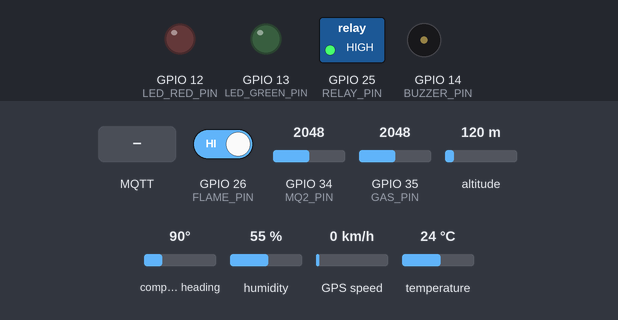
A sketch run on a simulated ESP32. Parts: switched loads named in the sketch (green lamp = pin HIGH), output pins drawn as LEDs (lit = HIGH), buzzer (waves = sounding). The test bench sets the inputs (shaded band); at power-on: GPIO 26 (FLAME_PIN) HIGH, GPIO 34 (MQ2_PIN) = 2048, GPIO 35 (GAS_PIN) = 2048, altitude 120 m, compass heading 90°, humidity 55 %, GPS speed 0 km/h, temperature 24 °C. WiFi joins after 1.5 s; servers stay silent unless stated; uploads are accepted with an empty reply; the GPS gets a fix after 3 s at 37.7749, -122.4194 with 8 satellites; no MQTT or app messages arrive unless stated; what the sketch prints to the serial monitor is not drawn.

Above: at 0.1 s.
At 3.6 s:
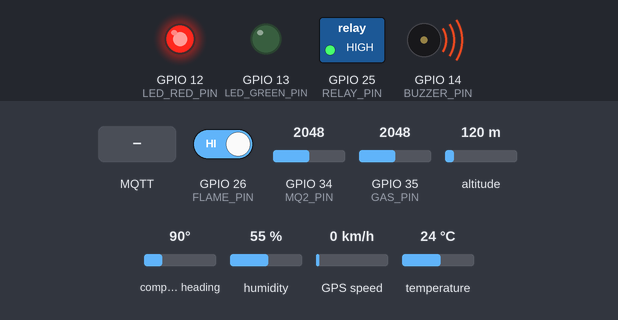
3.7 s: GPIO 26 (FLAME_PIN) driven LOW
At 5.1 s:
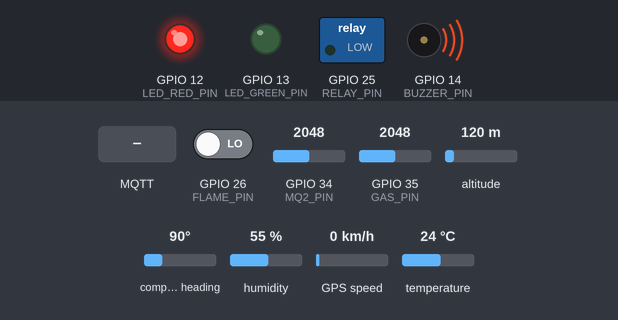
5.9 s: MQTT message "activate_sprinkler" arrives on the first subscribed topic
11.5 s: MQTT message "deactivate_sprinkler" arrives on the first subscribed topic
13.0 s: MQTT message "deactivate_alarm" arrives on the first subscribed topic
Timing chart, 0 to 15.5 s (numbered marks = the images above; inputs shaded):
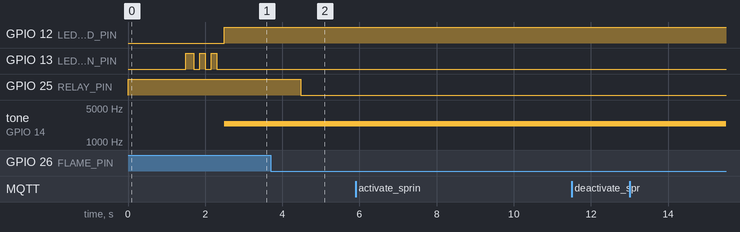

Measured:
- after the input at 3.7 s, GPIO 25 (RELAY_PIN): HIGH → LOW after 0.77 s
- after the input at 5.9 s, every drawn part: stays the same
- after the input at 11.5 s, every drawn part: stays the same
- after the input at 13.0 s, every drawn part: stays the same

The sketch:

sfdaass_device.ino
```cpp
/**
 * SFDAASS — IoT Device Firmware
 * Smart Fire Detection, Alerting & Automated Suppression System
 *
 * Hardware: ESP32 (Arduino framework)
 * Sensors:  MQ-2 (Smoke), DHT11 (Temp/Humidity), Flame sensor, Gas sensor
 * GPS:      NEO-6M via SoftwareSerial
 * Actuator: Relay → Water Pump/Sprinkler
 *
 * Communicates with backend via:
 *   1. HTTPS POST to /api/sensor/reading
 *   2. MQTT publish to sfdaass/devices/{DEVICE_CODE}/telemetry
 *   3. MQTT subscribe to sfdaass/devices/{DEVICE_CODE}/command
 */

#include <Arduino.h>
#include <WiFi.h>
#include <HTTPClient.h>
#include <WiFiClientSecure.h>
#include <PubSubClient.h>
#include <ArduinoJson.h>
#include <DHT.h>
#include <TinyGPS++.h>
#include <HardwareSerial.h>

// ── CONFIG (Change these) ────────────────────────────────────────
const char* WIFI_SSID      = "YOUR_WIFI_SSID";
const char* WIFI_PASSWORD  = "YOUR_WIFI_PASSWORD";
const char* DEVICE_CODE    = "DEV-001";
const char* DEVICE_API_KEY = "YOUR_DEVICE_API_KEY_FROM_REGISTRATION";
const char* SERVER_URL     = "http://your-server.com/api/sensor/reading";
const char* MQTT_BROKER    = "your-server.com";
const int   MQTT_PORT      = 1883;
const char* MQTT_USER      = "sfdaass_devices";
const char* MQTT_PASS      = "mqtt_device_password";

// ── PIN ASSIGNMENTS ──────────────────────────────────────────────
#define MQ2_PIN         34    // Smoke sensor (analog)
#define GAS_PIN         35    // Gas sensor (analog)
#define FLAME_PIN       26    // Flame sensor (digital)
#define DHT_PIN         27    // DHT11
#define RELAY_PIN       25    // Sprinkler relay (active LOW)
#define BUZZER_PIN      14    // Alarm buzzer
#define LED_RED_PIN     12    // Fire alert LED
#define LED_GREEN_PIN   13    // System OK LED
#define GPS_RX          16    // GPS module RX
#define GPS_TX          17    // GPS module TX

// ── THRESHOLDS ───────────────────────────────────────────────────
#define SMOKE_WARNING   300
#define SMOKE_CRITICAL  500
#define TEMP_WARNING    60
#define TEMP_CRITICAL   100
#define GAS_WARNING     400
#define GAS_CRITICAL    700

// ── TIMING ───────────────────────────────────────────────────────
#define READ_INTERVAL_MS    2000    // Sensor read interval
#define SEND_INTERVAL_MS   10000   // Data upload interval
#define GPS_TIMEOUT_MS      5000   // GPS fix timeout

// ── OBJECTS ──────────────────────────────────────────────────────
DHT dht(DHT_PIN, DHT11);
TinyGPSPlus gps;
HardwareSerial gpsSerial(2);  // UART2
WiFiClient wifiClient;
PubSubClient mqtt(wifiClient);

// ── MQTT TOPICS ──────────────────────────────────────────────────
String TOPIC_TELEMETRY;
String TOPIC_COMMAND;
String TOPIC_STATUS;

// ── STATE ────────────────────────────────────────────────────────
struct SensorData {
  float smoke_ppm     = 0;
  float temperature_c = 0;
  float gas_ppm       = 0;
  float humidity_pct  = 0;
  bool  flame_detected = false;
  double gps_lat      = 0;
  double gps_lng      = 0;
  float gps_accuracy  = 0;
  bool  gps_valid     = false;
  int   rssi          = 0;
  float battery_pct   = 100;
  unsigned long uptime = 0;
};

SensorData data;
bool sprinklerActive = false;
bool alarmActive     = false;
unsigned long lastReadTime = 0;
unsigned long lastSendTime = 0;
unsigned long bootTime     = millis();

// ── SETUP ────────────────────────────────────────────────────────
void setup() {
  Serial.begin(115200);
  gpsSerial.begin(9600, SERIAL_8N1, GPS_RX, GPS_TX);

  // Pins
  pinMode(RELAY_PIN,     OUTPUT); digitalWrite(RELAY_PIN, HIGH);  // Relay OFF (active LOW)
  pinMode(BUZZER_PIN,    OUTPUT); digitalWrite(BUZZER_PIN, LOW);
  pinMode(LED_RED_PIN,   OUTPUT); digitalWrite(LED_RED_PIN, LOW);
  pinMode(LED_GREEN_PIN, OUTPUT); digitalWrite(LED_GREEN_PIN, LOW);
  pinMode(FLAME_PIN,     INPUT);

  dht.begin();

  // Build MQTT topics
  TOPIC_TELEMETRY = "sfdaass/devices/" + String(DEVICE_CODE) + "/telemetry";
  TOPIC_COMMAND   = "sfdaass/devices/" + String(DEVICE_CODE) + "/command";
  TOPIC_STATUS    = "sfdaass/devices/" + String(DEVICE_CODE) + "/status";

  connectWiFi();
  connectMQTT();

  publishStatus(true);
  blinkLED(LED_GREEN_PIN, 3);
  Serial.println("[SFDAASS] Device initialized: " + String(DEVICE_CODE));
}

// ── MAIN LOOP ────────────────────────────────────────────────────
void loop() {
  // Maintain connections
  if (WiFi.status() != WL_CONNECTED) connectWiFi();
  if (!mqtt.connected()) connectMQTT();
  mqtt.loop();

  // Read GPS
  while (gpsSerial.available()) gps.encode(gpsSerial.read());

  unsigned long now = millis();

  // Sensor reading
  if (now - lastReadTime >= READ_INTERVAL_MS) {
    lastReadTime = now;
    readSensors();
    evaluateFireCondition();
    updateLEDs();
  }

  // Upload to backend
  if (now - lastSendTime >= SEND_INTERVAL_MS) {
    lastSendTime = now;
    sendViaMQTT();
    sendViaHTTP();
  }
}

// ── SENSOR READING ───────────────────────────────────────────────
void readSensors() {
  // MQ-2 Smoke (analog, convert ADC to ppm)
  int rawSmoke = analogRead(MQ2_PIN);
  data.smoke_ppm = map(rawSmoke, 0, 4095, 0, 1000);  // Simplified; calibrate for your sensor

  // Gas sensor
  int rawGas = analogRead(GAS_PIN);
  data.gas_ppm = map(rawGas, 0, 4095, 0, 1000);

  // DHT11
  float t = dht.readTemperature();
  float h = dht.readHumidity();
  if (!isnan(t)) data.temperature_c = t;
  if (!isnan(h)) data.humidity_pct = h;

  // Flame sensor (LOW = flame detected for most modules)
  data.flame_detected = (digitalRead(FLAME_PIN) == LOW);

  // GPS
  if (gps.location.isUpdated() && gps.location.isValid()) {
    data.gps_lat   = gps.location.lat();
    data.gps_lng   = gps.location.lng();
    data.gps_valid = true;
    data.gps_accuracy = gps.hdop.isValid() ? gps.hdop.value() / 100.0 : 0;
  }

  // WiFi RSSI
  data.rssi = WiFi.RSSI();

  // Uptime
  data.uptime = (millis() - bootTime) / 1000;

  Serial.printf("[SENSOR] Smoke:%.0fppm Temp:%.1f°C Gas:%.0fppm Flame:%d\n",
    data.smoke_ppm, data.temperature_c, data.gas_ppm, data.flame_detected);
}

// ── FIRE CONDITION EVALUATION ────────────────────────────────────
void evaluateFireCondition() {
  bool fireCritical = (data.smoke_ppm >= SMOKE_CRITICAL && data.temperature_c >= TEMP_CRITICAL)
                   || (data.flame_detected && data.smoke_ppm >= SMOKE_WARNING)
                   || (data.temperature_c >= TEMP_CRITICAL);

  bool fireWarning = (data.smoke_ppm >= SMOKE_WARNING)
                  || (data.temperature_c >= TEMP_WARNING)
                  || (data.gas_ppm >= GAS_WARNING);

  if (fireCritical) {
    activateSprinkler();
    activateAlarm();
    Serial.println("[FIRE] CRITICAL — Sprinkler + Alarm activated!");
  } else if (fireWarning) {
    activateAlarm();
    Serial.println("[FIRE] WARNING — Alarm activated");
  } else {
    if (alarmActive) deactivateAlarm();
  }
}

// ── ACTUATOR CONTROL ─────────────────────────────────────────────
void activateSprinkler() {
  if (!sprinklerActive) {
    digitalWrite(RELAY_PIN, LOW);  // Active LOW relay
    sprinklerActive = true;
    Serial.println("[SPRINKLER] ACTIVATED");
  }
}

void deactivateSprinkler() {
  if (sprinklerActive) {
    digitalWrite(RELAY_PIN, HIGH);
    sprinklerActive = false;
    Serial.println("[SPRINKLER] DEACTIVATED");
  }
}

void activateAlarm() {
  if (!alarmActive) {
    tone(BUZZER_PIN, 2400);  // 2400 Hz alarm tone
    alarmActive = true;
  }
}

void deactivateAlarm() {
  noTone(BUZZER_PIN);
  alarmActive = false;
}

void updateLEDs() {
  bool danger = (data.smoke_ppm >= SMOKE_WARNING) || (data.temperature_c >= TEMP_WARNING) || data.flame_detected;
  digitalWrite(LED_RED_PIN,   danger ? HIGH : LOW);
  digitalWrite(LED_GREEN_PIN, danger ? LOW  : HIGH);
}

void blinkLED(int pin, int times) {
  for (int i = 0; i < times; i++) {
    digitalWrite(pin, HIGH); delay(150);
    digitalWrite(pin, LOW);  delay(150);
  }
}

// ── MQTT ─────────────────────────────────────────────────────────
void connectMQTT() {
  mqtt.setServer(MQTT_BROKER, MQTT_PORT);
  mqtt.setCallback(mqttCallback);
  mqtt.setKeepAlive(60);

  Serial.print("[MQTT] Connecting...");
  String clientId = "SFDAASS_" + String(DEVICE_CODE) + "_" + String(millis());

  int retries = 0;
  while (!mqtt.connected() && retries < 5) {
    if (mqtt.connect(clientId.c_str(), MQTT_USER, MQTT_PASS)) {
      Serial.println(" Connected!");
      mqtt.subscribe(TOPIC_COMMAND.c_str(), 1);
      publishStatus(true);
    } else {
      Serial.print(".");
      delay(2000);
      retries++;
    }
  }
}

void mqttCallback(char* topic, byte* payload, unsigned int length) {
  String msg = "";
  for (unsigned int i = 0; i < length; i++) msg += (char)payload[i];
  Serial.println("[MQTT CMD] " + msg);

  StaticJsonDocument<256> doc;
  if (deserializeJson(doc, msg) != DeserializationError::Ok) return;

  const char* action = doc["action"];
  if (!action) return;

  if (strcmp(action, "activate_sprinkler") == 0)   activateSprinkler();
  else if (strcmp(action, "deactivate_sprinkler") == 0) deactivateSprinkler();
  else if (strcmp(action, "activate_alarm") == 0)  activateAlarm();
  else if (strcmp(action, "deactivate_alarm") == 0) deactivateAlarm();
  else if (strcmp(action, "reboot") == 0)           ESP.restart();
  else if (strcmp(action, "status") == 0)           publishStatus(true);
}

void sendViaMQTT() {
  if (!mqtt.connected()) return;

  StaticJsonDocument<512> doc;
  doc["device_code"]    = DEVICE_CODE;
  doc["smoke_ppm"]      = round(data.smoke_ppm * 10) / 10.0;
  doc["temperature_c"]  = round(data.temperature_c * 10) / 10.0;
  doc["gas_ppm"]        = round(data.gas_ppm * 10) / 10.0;
  doc["humidity_pct"]   = round(data.humidity_pct * 10) / 10.0;
  doc["flame_detected"] = data.flame_detected;
  if (data.gps_valid) {
    doc["gps_lat"]       = data.gps_lat;
    doc["gps_lng"]       = data.gps_lng;
    doc["gps_accuracy_m"]= data.gps_accuracy;
  }
  doc["rssi"]           = data.rssi;
  doc["battery_pct"]    = data.battery_pct;
  doc["uptime_seconds"] = data.uptime;

  char payload[512];
  serializeJson(doc, payload);
  mqtt.publish(TOPIC_TELEMETRY.c_str(), payload, true);
  Serial.println("[MQTT] Telemetry published");
}

void publishStatus(bool online) {
  if (!mqtt.connected()) return;
  StaticJsonDocument<64> doc;
  doc["online"] = online;
  char payload[64];
  serializeJson(doc, payload);
  mqtt.publish(TOPIC_STATUS.c_str(), payload, true);
}

// ── HTTP ─────────────────────────────────────────────────────────
void sendViaHTTP() {
  if (WiFi.status() != WL_CONNECTED) return;

  HTTPClient http;
  http.begin(SERVER_URL);
  http.addHeader("Content-Type", "application/json");
  http.addHeader("X-Device-Key", DEVICE_API_KEY);
  http.setTimeout(8000);

  StaticJsonDocument<512> doc;
  doc["smoke_ppm"]      = data.smoke_ppm;
  doc["temperature_c"]  = data.temperature_c;
  doc["gas_ppm"]        = data.gas_ppm;
  doc["humidity_pct"]   = data.humidity_pct;
  doc["flame_detected"] = data.flame_detected;
  if (data.gps_valid) {
    doc["gps_lat"] = data.gps_lat;
    doc["gps_lng"] = data.gps_lng;
    doc["gps_accuracy_m"] = data.gps_accuracy;
  }
  doc["rssi"]           = data.rssi;
  doc["battery_pct"]    = data.battery_pct;
  doc["uptime_seconds"] = data.uptime;

  String body;
  serializeJson(doc, body);

  int code = http.POST(body);
  if (code == 200) {
    Serial.println("[HTTP] Reading sent OK");
  } else {
    Serial.printf("[HTTP] Failed: %d\n", code);
  }
  http.end();
}

// ── WiFi ─────────────────────────────────────────────────────────
void connectWiFi() {
  if (WiFi.status() == WL_CONNECTED) return;
  Serial.print("[WiFi] Connecting to " + String(WIFI_SSID));
  WiFi.begin(WIFI_SSID, WIFI_PASSWORD);
  int retries = 0;
  while (WiFi.status() != WL_CONNECTED && retries < 30) {
    delay(500); Serial.print("."); retries++;
  }
  if (WiFi.status() == WL_CONNECTED) {
    Serial.println(" Connected! IP: " + WiFi.localIP().toString());
    digitalWrite(LED_GREEN_PIN, HIGH);
  } else {
    Serial.println(" FAILED — will retry");
  }
}
```
